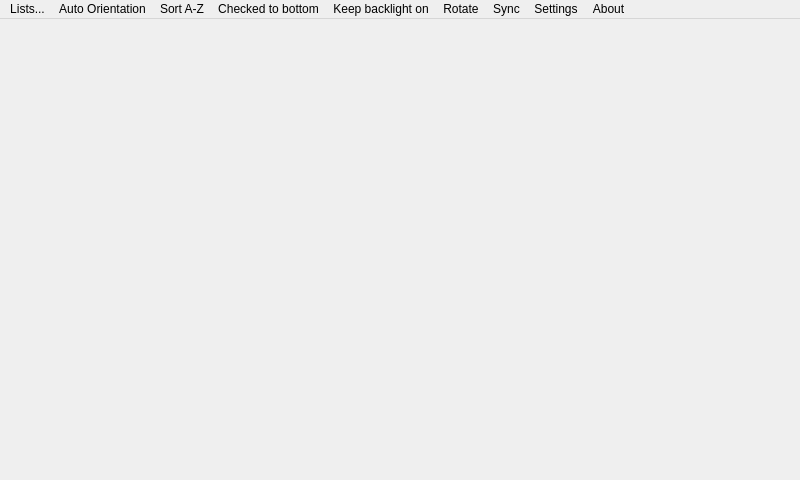
<?xml version="1.0" encoding="UTF-8"?>
<ui version="4.0">
 <class>MainForm</class>
 <widget class="QMainWindow" name="MainForm">
  <property name="geometry">
   <rect>
    <x>0</x>
    <y>0</y>
    <width>800</width>
    <height>480</height>
   </rect>
  </property>
  <property name="windowTitle">
   <string>EasyList - by Willem Liu</string>
  </property>
  <widget class="QWidget" name="centralwidget">
   <layout class="QGridLayout" name="gridLayout">
    <property name="margin">
     <number>0</number>
    </property>
    <property name="spacing">
     <number>0</number>
    </property>
    <item row="0" column="0">
     <widget class="QStackedWidget" name="stackedWidget">
      <property name="currentIndex">
       <number>-1</number>
      </property>
     </widget>
    </item>
   </layout>
  </widget>
  <widget class="QMenuBar" name="menubar">
   <property name="geometry">
    <rect>
     <x>0</x>
     <y>0</y>
     <width>800</width>
     <height>25</height>
    </rect>
   </property>
   <widget class="QMenu" name="menuRotate">
    <property name="title">
     <string>Rotate</string>
    </property>
    <addaction name="actionRotate"/>
   </widget>
   <widget class="QMenu" name="menuAbout">
    <property name="title">
     <string>About</string>
    </property>
    <addaction name="actionAbout"/>
   </widget>
   <widget class="QMenu" name="menuChecked_bottom">
    <property name="title">
     <string>Checked to bottom</string>
    </property>
    <addaction name="actionChecked_bottom"/>
   </widget>
   <widget class="QMenu" name="menuAuto_Orientation">
    <property name="title">
     <string>Auto Orientation</string>
    </property>
    <addaction name="actionAuto_Orientation"/>
   </widget>
   <widget class="QMenu" name="menuSort_A_Z">
    <property name="title">
     <string>Sort A-Z</string>
    </property>
    <addaction name="actionSort_A_Z"/>
   </widget>
   <widget class="QMenu" name="menuList">
    <property name="title">
     <string>Lists...</string>
    </property>
    <addaction name="actionLists"/>
   </widget>
   <widget class="QMenu" name="menuSync">
    <property name="title">
     <string>Sync</string>
    </property>
    <addaction name="actionSync"/>
   </widget>
   <widget class="QMenu" name="menuSettings">
    <property name="title">
     <string>Settings</string>
    </property>
    <addaction name="actionSetting"/>
   </widget>
   <widget class="QMenu" name="menuKeep_backlight_on">
    <property name="title">
     <string>Keep backlight on</string>
    </property>
    <addaction name="actionKeep_backlight_on"/>
   </widget>
   <addaction name="menuList"/>
   <addaction name="menuAuto_Orientation"/>
   <addaction name="menuSort_A_Z"/>
   <addaction name="menuChecked_bottom"/>
   <addaction name="menuKeep_backlight_on"/>
   <addaction name="menuRotate"/>
   <addaction name="menuSync"/>
   <addaction name="menuSettings"/>
   <addaction name="menuAbout"/>
  </widget>
  <action name="actionRotate">
   <property name="text">
    <string>Rotate</string>
   </property>
  </action>
  <action name="actionAbout">
   <property name="text">
    <string>About</string>
   </property>
  </action>
  <action name="actionChecked_bottom">
   <property name="checkable">
    <bool>true</bool>
   </property>
   <property name="text">
    <string>Checked to bottom</string>
   </property>
  </action>
  <action name="actionAuto_Orientation">
   <property name="checkable">
    <bool>true</bool>
   </property>
   <property name="text">
    <string>Auto Orientation</string>
   </property>
  </action>
  <action name="actionSort_A_Z">
   <property name="checkable">
    <bool>true</bool>
   </property>
   <property name="text">
    <string>Sort A-Z</string>
   </property>
  </action>
  <action name="actionLists">
   <property name="text">
    <string>Lists...</string>
   </property>
  </action>
  <action name="actionSync">
   <property name="text">
    <string>Sync</string>
   </property>
  </action>
  <action name="actionSetting">
   <property name="text">
    <string>Settings</string>
   </property>
  </action>
  <action name="actionKeep_backlight_on">
   <property name="checkable">
    <bool>true</bool>
   </property>
   <property name="text">
    <string>Keep backlight on</string>
   </property>
   <property name="toolTip">
    <string>Keep backlight on</string>
   </property>
  </action>
 </widget>
 <resources/>
 <connections/>
</ui>
